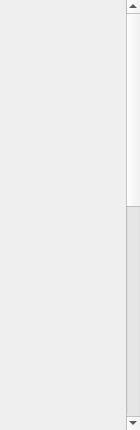
<?xml version="1.0" encoding="UTF-8"?>
<ui version="4.0">
 <class>PreviewPanel</class>
 <widget class="QWidget" name="PreviewPanel">
  <property name="geometry">
   <rect>
    <x>0</x>
    <y>0</y>
    <width>140</width>
    <height>430</height>
   </rect>
  </property>
  <property name="sizePolicy">
   <sizepolicy hsizetype="Fixed" vsizetype="Preferred">
    <horstretch>0</horstretch>
    <verstretch>0</verstretch>
   </sizepolicy>
  </property>
  <property name="windowTitle">
   <string>Form</string>
  </property>
  <layout class="QGridLayout" name="gridLayout">
   <property name="margin">
    <number>0</number>
   </property>
   <property name="spacing">
    <number>0</number>
   </property>
   <item row="0" column="0">
    <widget class="QScrollArea" name="scrollArea">
     <property name="sizePolicy">
      <sizepolicy hsizetype="Minimum" vsizetype="Expanding">
       <horstretch>0</horstretch>
       <verstretch>0</verstretch>
      </sizepolicy>
     </property>
     <property name="minimumSize">
      <size>
       <width>120</width>
       <height>0</height>
      </size>
     </property>
     <property name="frameShape">
      <enum>QFrame::NoFrame</enum>
     </property>
     <property name="frameShadow">
      <enum>QFrame::Plain</enum>
     </property>
     <property name="verticalScrollBarPolicy">
      <enum>Qt::ScrollBarAlwaysOn</enum>
     </property>
     <property name="horizontalScrollBarPolicy">
      <enum>Qt::ScrollBarAlwaysOff</enum>
     </property>
     <property name="widgetResizable">
      <bool>true</bool>
     </property>
     <property name="alignment">
      <set>Qt::AlignCenter</set>
     </property>
     <widget class="QWidget" name="scrollAreaWidgetContents">
      <property name="geometry">
       <rect>
        <x>0</x>
        <y>0</y>
        <width>125</width>
        <height>934</height>
       </rect>
      </property>
      <property name="minimumSize">
       <size>
        <width>120</width>
        <height>0</height>
       </size>
      </property>
      <layout class="QGridLayout" name="gridLayout_2">
       <property name="horizontalSpacing">
        <number>0</number>
       </property>
       <property name="margin">
        <number>0</number>
       </property>
       <item row="0" column="0">
        <layout class="QVBoxLayout" name="verticalLayout">
         <property name="sizeConstraint">
          <enum>QLayout::SetDefaultConstraint</enum>
         </property>
         <item>
          <widget class="QFrame" name="frameMantiuk06">
           <property name="sizePolicy">
            <sizepolicy hsizetype="Fixed" vsizetype="Fixed">
             <horstretch>0</horstretch>
             <verstretch>0</verstretch>
            </sizepolicy>
           </property>
           <property name="minimumSize">
            <size>
             <width>120</width>
             <height>100</height>
            </size>
           </property>
           <property name="toolTip">
            <string>Mantiuk '06</string>
           </property>
           <property name="frameShape">
            <enum>QFrame::NoFrame</enum>
           </property>
           <property name="frameShadow">
            <enum>QFrame::Plain</enum>
           </property>
          </widget>
         </item>
         <item>
          <widget class="QFrame" name="frameMantiuk08">
           <property name="sizePolicy">
            <sizepolicy hsizetype="Fixed" vsizetype="Fixed">
             <horstretch>0</horstretch>
             <verstretch>0</verstretch>
            </sizepolicy>
           </property>
           <property name="minimumSize">
            <size>
             <width>120</width>
             <height>100</height>
            </size>
           </property>
           <property name="toolTip">
            <string>Mantiuk '08</string>
           </property>
           <property name="frameShape">
            <enum>QFrame::NoFrame</enum>
           </property>
           <property name="frameShadow">
            <enum>QFrame::Plain</enum>
           </property>
          </widget>
         </item>
         <item>
          <widget class="QFrame" name="frameFattal">
           <property name="sizePolicy">
            <sizepolicy hsizetype="Fixed" vsizetype="Fixed">
             <horstretch>0</horstretch>
             <verstretch>0</verstretch>
            </sizepolicy>
           </property>
           <property name="minimumSize">
            <size>
             <width>120</width>
             <height>100</height>
            </size>
           </property>
           <property name="toolTip">
            <string>Fattal</string>
           </property>
           <property name="frameShape">
            <enum>QFrame::NoFrame</enum>
           </property>
           <property name="frameShadow">
            <enum>QFrame::Plain</enum>
           </property>
          </widget>
         </item>
         <item>
          <widget class="QFrame" name="frameDrago">
           <property name="sizePolicy">
            <sizepolicy hsizetype="Fixed" vsizetype="Fixed">
             <horstretch>0</horstretch>
             <verstretch>0</verstretch>
            </sizepolicy>
           </property>
           <property name="minimumSize">
            <size>
             <width>120</width>
             <height>100</height>
            </size>
           </property>
           <property name="toolTip">
            <string>Drago</string>
           </property>
           <property name="frameShape">
            <enum>QFrame::NoFrame</enum>
           </property>
           <property name="frameShadow">
            <enum>QFrame::Plain</enum>
           </property>
          </widget>
         </item>
         <item>
          <widget class="QFrame" name="frameDurand">
           <property name="sizePolicy">
            <sizepolicy hsizetype="Fixed" vsizetype="Fixed">
             <horstretch>0</horstretch>
             <verstretch>0</verstretch>
            </sizepolicy>
           </property>
           <property name="minimumSize">
            <size>
             <width>120</width>
             <height>100</height>
            </size>
           </property>
           <property name="toolTip">
            <string>Durand</string>
           </property>
           <property name="frameShape">
            <enum>QFrame::NoFrame</enum>
           </property>
           <property name="frameShadow">
            <enum>QFrame::Plain</enum>
           </property>
          </widget>
         </item>
         <item>
          <widget class="QFrame" name="frameReinhard02">
           <property name="sizePolicy">
            <sizepolicy hsizetype="Fixed" vsizetype="Fixed">
             <horstretch>0</horstretch>
             <verstretch>0</verstretch>
            </sizepolicy>
           </property>
           <property name="minimumSize">
            <size>
             <width>120</width>
             <height>100</height>
            </size>
           </property>
           <property name="toolTip">
            <string>Reinhard '02</string>
           </property>
           <property name="frameShape">
            <enum>QFrame::NoFrame</enum>
           </property>
           <property name="frameShadow">
            <enum>QFrame::Plain</enum>
           </property>
          </widget>
         </item>
         <item>
          <widget class="QFrame" name="frameReinhard05">
           <property name="sizePolicy">
            <sizepolicy hsizetype="Fixed" vsizetype="Fixed">
             <horstretch>0</horstretch>
             <verstretch>0</verstretch>
            </sizepolicy>
           </property>
           <property name="minimumSize">
            <size>
             <width>120</width>
             <height>100</height>
            </size>
           </property>
           <property name="toolTip">
            <string>Reinhard '05</string>
           </property>
           <property name="frameShape">
            <enum>QFrame::NoFrame</enum>
           </property>
           <property name="frameShadow">
            <enum>QFrame::Plain</enum>
           </property>
          </widget>
         </item>
         <item>
          <widget class="QFrame" name="frameAshikhmin">
           <property name="sizePolicy">
            <sizepolicy hsizetype="Fixed" vsizetype="Fixed">
             <horstretch>0</horstretch>
             <verstretch>0</verstretch>
            </sizepolicy>
           </property>
           <property name="minimumSize">
            <size>
             <width>120</width>
             <height>100</height>
            </size>
           </property>
           <property name="toolTip">
            <string>Ashikhmin</string>
           </property>
           <property name="frameShape">
            <enum>QFrame::NoFrame</enum>
           </property>
           <property name="frameShadow">
            <enum>QFrame::Plain</enum>
           </property>
          </widget>
         </item>
         <item>
          <widget class="QFrame" name="framePattanaik">
           <property name="sizePolicy">
            <sizepolicy hsizetype="Fixed" vsizetype="Fixed">
             <horstretch>0</horstretch>
             <verstretch>0</verstretch>
            </sizepolicy>
           </property>
           <property name="minimumSize">
            <size>
             <width>120</width>
             <height>100</height>
            </size>
           </property>
           <property name="toolTip">
            <string>Pattanaik</string>
           </property>
           <property name="frameShape">
            <enum>QFrame::NoFrame</enum>
           </property>
           <property name="frameShadow">
            <enum>QFrame::Plain</enum>
           </property>
          </widget>
         </item>
        </layout>
       </item>
      </layout>
     </widget>
    </widget>
   </item>
  </layout>
 </widget>
 <resources/>
 <connections/>
</ui>
